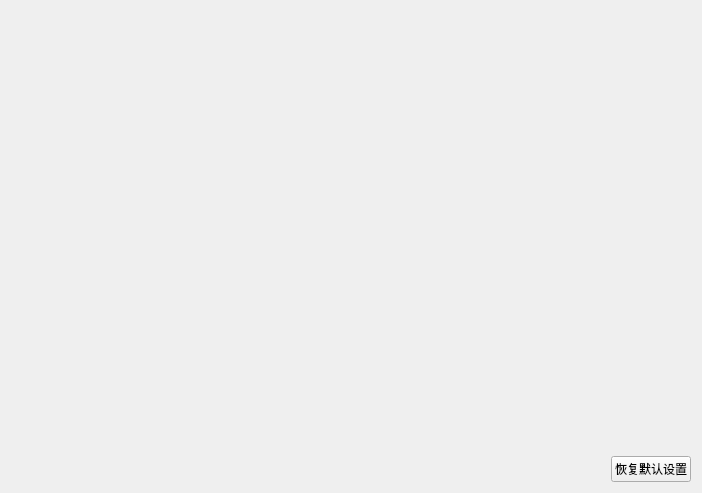
<?xml version="1.0" encoding="UTF-8"?>
<ui version="4.0">
 <class>General_settings_Widgets</class>
 <widget class="QWidget" name="General_settings_Widgets">
  <property name="geometry">
   <rect>
    <x>0</x>
    <y>0</y>
    <width>702</width>
    <height>493</height>
   </rect>
  </property>
  <property name="windowTitle">
   <string>Form</string>
  </property>
  <layout class="QVBoxLayout" name="verticalLayout">
   <item>
    <spacer name="verticalSpacer">
     <property name="orientation">
      <enum>Qt::Vertical</enum>
     </property>
     <property name="sizeHint" stdset="0">
      <size>
       <width>20</width>
       <height>424</height>
      </size>
     </property>
    </spacer>
   </item>
   <item>
    <layout class="QHBoxLayout" name="horizontalLayout">
     <item>
      <spacer name="horizontalSpacer">
       <property name="orientation">
        <enum>Qt::Horizontal</enum>
       </property>
       <property name="sizeHint" stdset="0">
        <size>
         <width>40</width>
         <height>20</height>
        </size>
       </property>
      </spacer>
     </item>
     <item>
      <widget class="QPushButton" name="restore_pushButton">
       <property name="text">
        <string>恢复默认设置</string>
       </property>
      </widget>
     </item>
    </layout>
   </item>
  </layout>
 </widget>
 <resources/>
 <connections/>
</ui>
